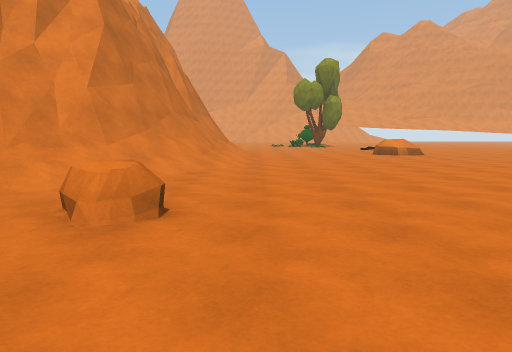
View 1 (above)

24 first-person views from a walk through a Unity game level. The camera is 1.3 m above the floor, tilts 6° down and sees 70° across. The floor is counted in squares, 2 m on a side. Each view is taken from the middle of a square. On the plan, view 1 faces up. The plan holds only what a view shows up to about 11 squares ahead; the rest is blank. The place goes on beyond the plan. The player is left out.

View 2
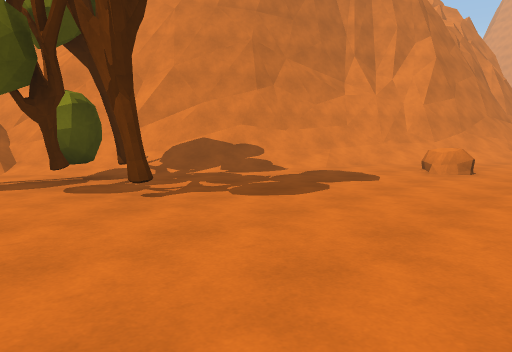

View 3
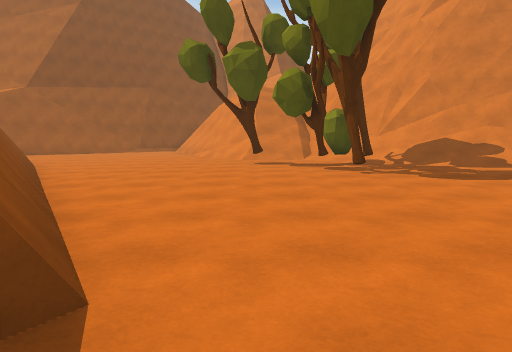

View 4
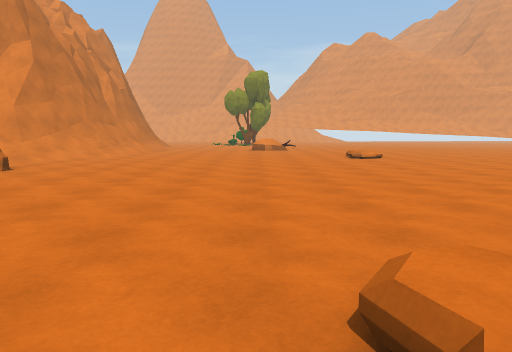

View 5
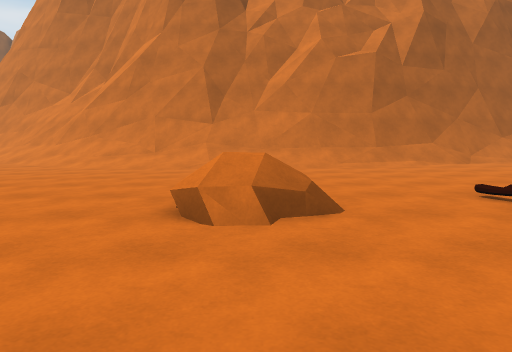

View 6
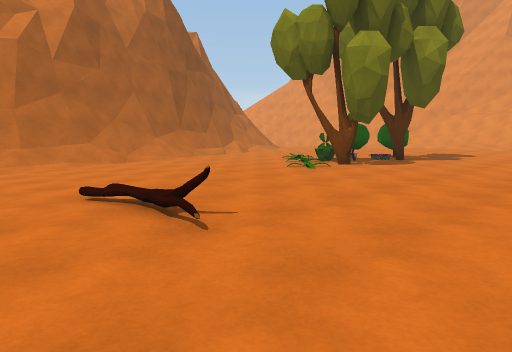

View 7
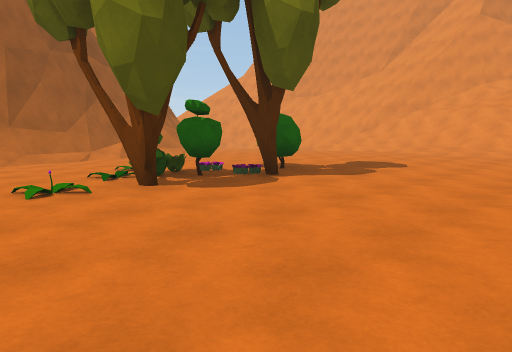

View 8
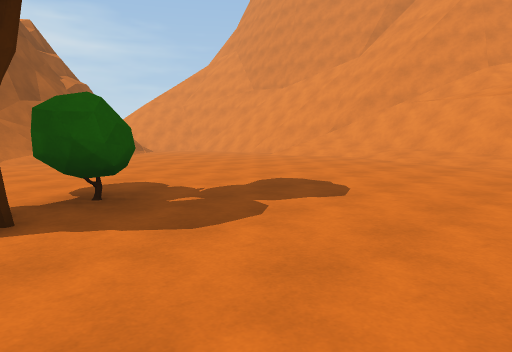

View 9
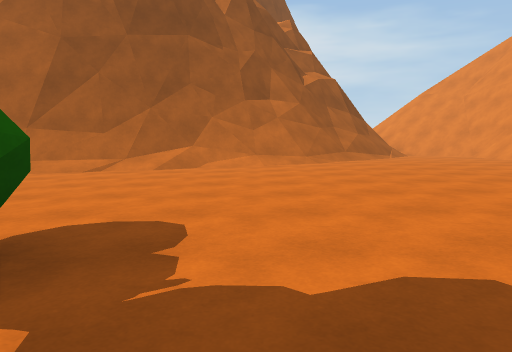

View 10
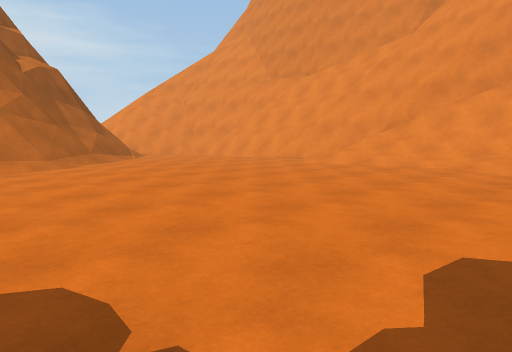

View 11
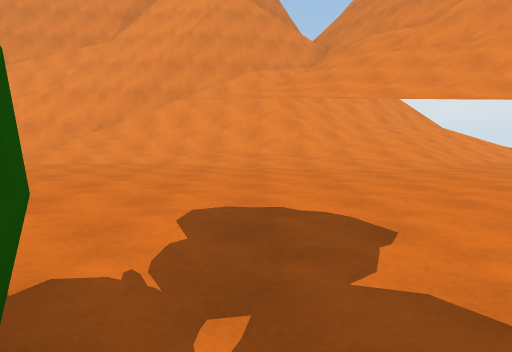

View 12
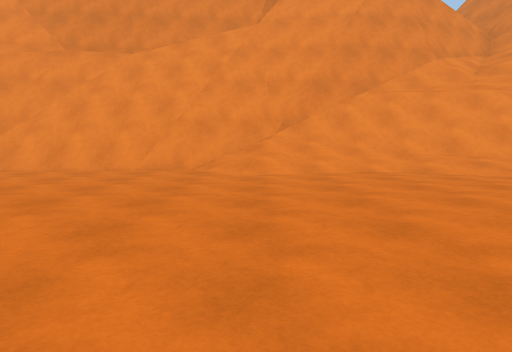

View 13
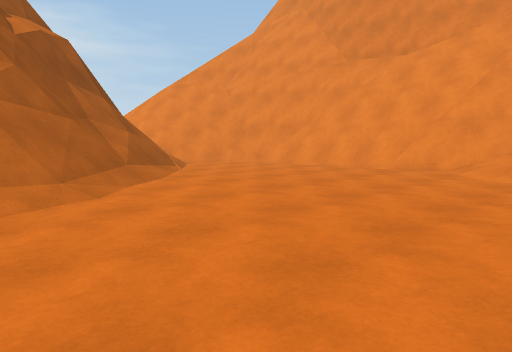

View 14
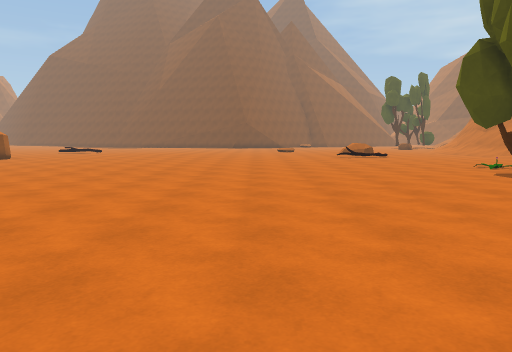

View 15
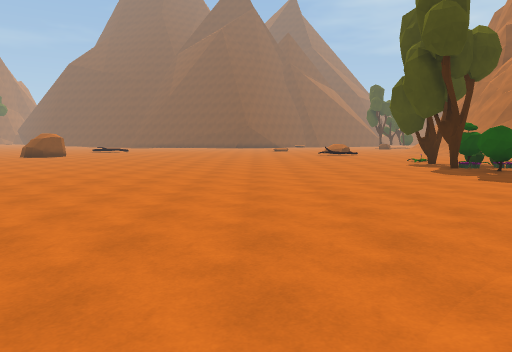

View 16
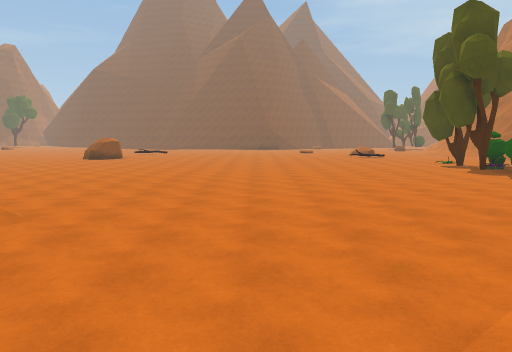

View 17
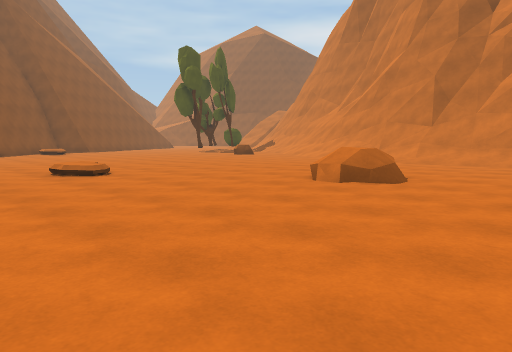

View 18
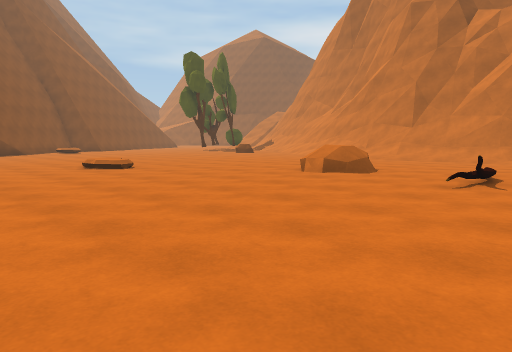

View 19
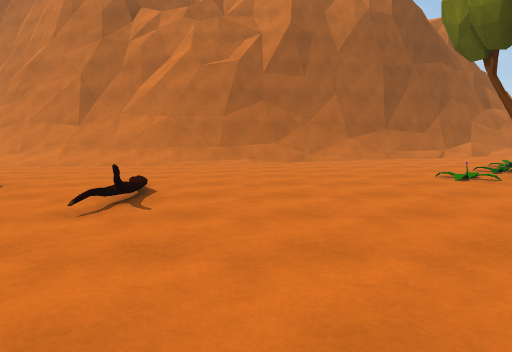

View 20
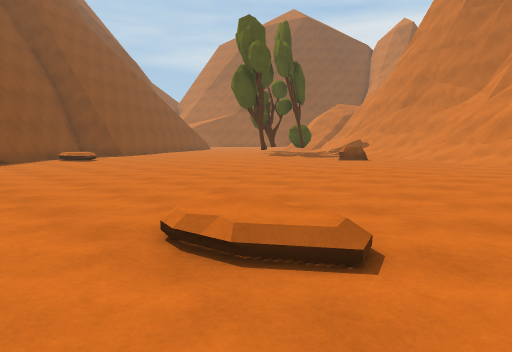

View 21
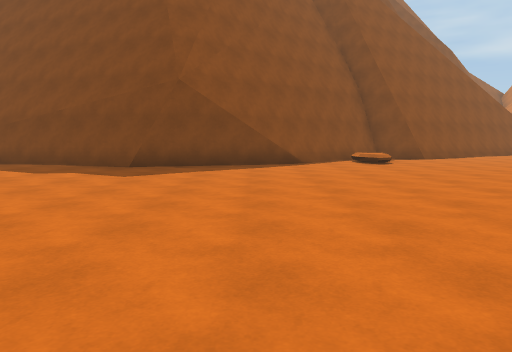

View 22
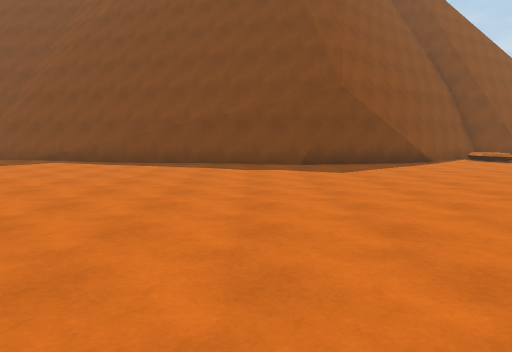

View 23
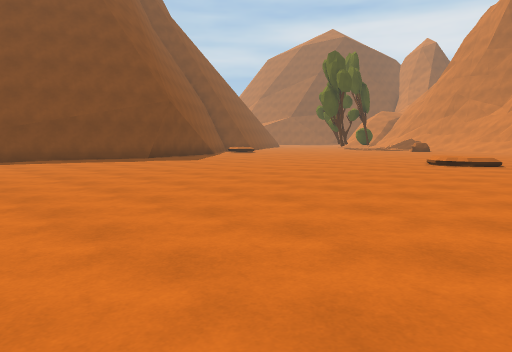

View 24
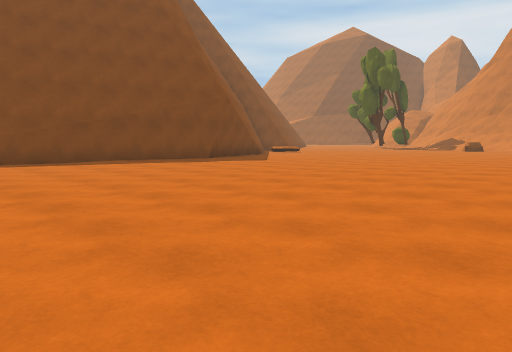

### Floor plan
Key: @ floor where view 1 was taken; # wall or solid block; . main floor; : floor 0.25 m higher than the main floor; + floor 0.5 m higher than the main floor; * floor 0.75 m higher than the main floor; / step, stairs or slope; = window, fence, low wall or low ledge; ^ raised ledge; R rock; T tree; L log; B bush; P plant; O other object.
Columns run from 7 left of view 1 to 18 right of it. Each row starts with its distance up from view 1.
 36    ^^^=^# ###/
 35  ^^////=###///
 34 #^///=#^#//////////
 33 #///=##////////////
 32 ////=/////// ////++++
 31 ++++++/+++//////+++++
 30 +++++++++++++/+ +++++/
 29 //++++++++++++++++++++:
 28 #//+++++++++++++++++++:
 27 ^=/++++++++++++++++++:::
 26  ^//++++++++++++++++++:::
 25  ^#/++++++++++++++++++:::
 24   ^#++++++B+++++::::::::::
 23   ^#/+++++B+++++::::::::::
 22    ##++++PPT+++:::::::::
 21     #/++OPB++++::::::::.
 20     #/::::PT:::::::::::
 19     #/:::::::::::::::::
 18     ##/:::::++::::::::::
 17      #/:::::::::::::::::
 16      #/::::::::::::
 15      ##::::::L:::::
 14      ##::::::::::::
 13     ^==::::::::::::
 12     ^#//:::R*:::::
 11     ^=//::::::::::
 10     ^=//::::::::::   :::.
  9     ^#/..::::::::::::::..
  8     ^#/..::::./...::......
  7    ^#//....:..//..........
  6    ^=/....................
  5   ^#//....................
  4   ^//....................
  3  ^^/..R..................
  2  ^//.....................
  1 ^#//.....................
  0 #=/....@..................
 -1 //.T......................
 -2 //#.T...........######....
 -3 /..T......../.###    ####.
 -4 /.T......... ##
 -5 /........##
 -6 ........##
 -7 ......###
 -8 .....##
 -9 ...###
-10 ..##

Positions as (right, up) in squares from view 1, and headings:
1: (0, 0), facing up
2: (1, -4), facing up-left
3: (4, -4), facing left
4: (4, -4), facing up
5: (8, 12), facing left
6: (8, 13), facing up-left
7: (8, 18), facing up-left
8: (7, 22), facing up-left
9: (5, 25), facing left
10: (4, 24), facing up-left
11: (4, 23), facing up
12: (-1, 25), facing up
13: (0, 25), facing up-left
14: (9, 28), facing down
15: (9, 32), facing down
16: (11, 34), facing down
17: (10, 15), facing down-left
18: (11, 16), facing down-left
19: (9, 16), facing left
20: (9, 9), facing down-left
21: (8, 7), facing down
22: (12, 8), facing down
23: (17, 10), facing down-left
24: (18, 8), facing down-left
